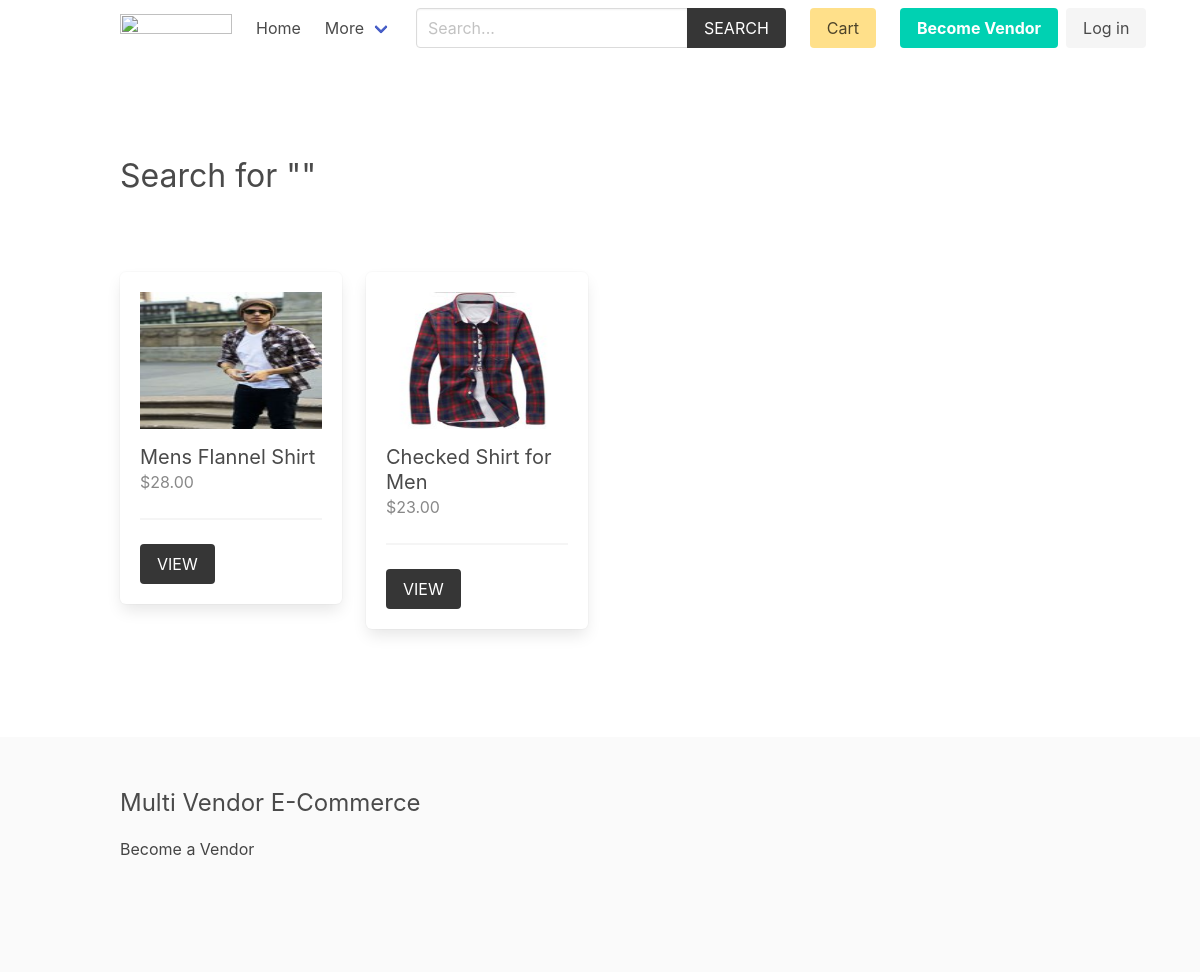
Before: /product/search with the older database file.
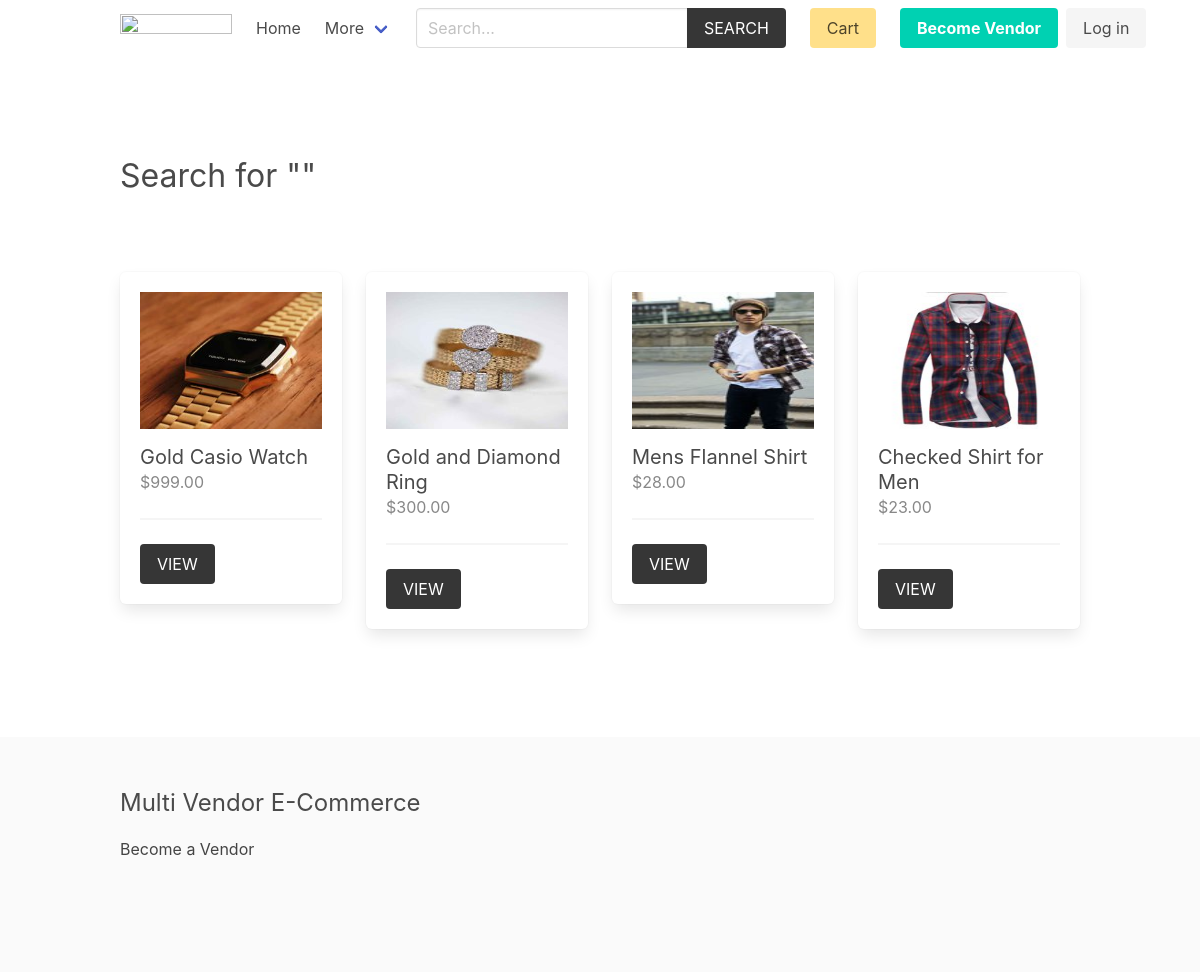
After: the same page with the newer database file.
### product/models.py (models this page shows, shortened)
class Product(models.Model):
    category = models.ForeignKey(Category, related_name='products', on_delete=models.CASCADE)
    vendor = models.ForeignKey(Vendor, related_name="products", on_delete=models.CASCADE)
    title = models.CharField(max_length=50)
    slug = models.SlugField(max_length=55)
    description = models.TextField(blank=True, null=True)
    price = models.DecimalField(max_digits=6, decimal_places=2)
    added_date = models.DateTimeField(auto_now_add=True)
    image = models.ImageField(upload_to='uploads/', blank=True, null=True)
    thumbnail = models.ImageField(upload_to='uploads/', blank=True, null=True) # Change uploads to thumbnails
    class Meta:
        ordering = ['-added_date']
    def get_thumbnail(self):
        if self.thumbnail:
            return self.thumbnail.url

### product/views.py (the view)
# urls.py: path('search', views.search, name="search"),
def search(request):
    query = request.GET.get('query', '') # second is default parameter which is empty
    products = Product.objects.filter(Q(title__icontains=query) | Q(description__icontains=query))
    return render(request, 'product/search.html', {'products':products, 'query': query})

### templates/product/search.html (shortened to what this page needs)
{% extends 'core/base.html' %}
{% block content %}
    <div class="columns is-multiline mb-6">
        <div class="column is-12 has-test-centered mt-6 mb-6">
            <h2 class="is-size-3"> Search for "{{query}}"</h2>
        </div>
        {% for product in products %}
            {% include 'product/parts/list_item.html' %}
        {% endfor %}
    </div>
{% endblock content %}

### templates/product/parts/list_item.html
<div class="column is-3 product-list-item">
                <div class="box">
                    <figure class="image is-4by3 mb-4">
                        <img src="{{ product.get_thumbnail }}" alt="{{product.title}}">
                    </figure>
                    <h2 class="subtitle">{{product.title}}</h2>
                    <h3 class="price is-size-6 mb-5">${{product.price}}</h3>
                    <hr>
                    <a href="{% url 'product:product' product.category.slug product.slug %}" class="button is-dark is-uppercase">View</a>
                </div>
            </div>

Changed rows visible on the page:
added Product: get_thumbnail (picture), title "Gold Casio Watch", price "999.00"
added Product: get_thumbnail (picture), title "Gold and Diamond Ring", price "300.00"
